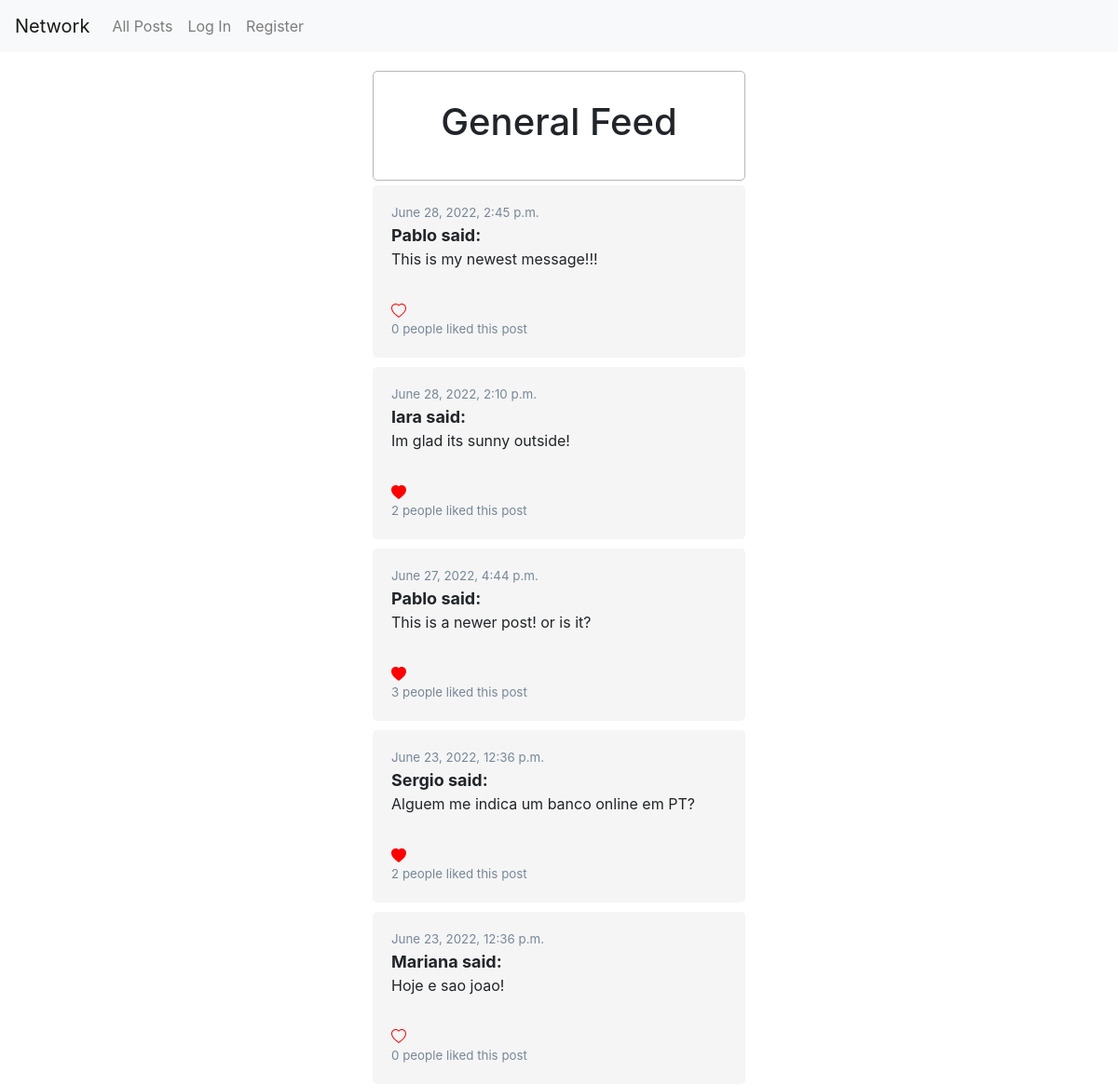
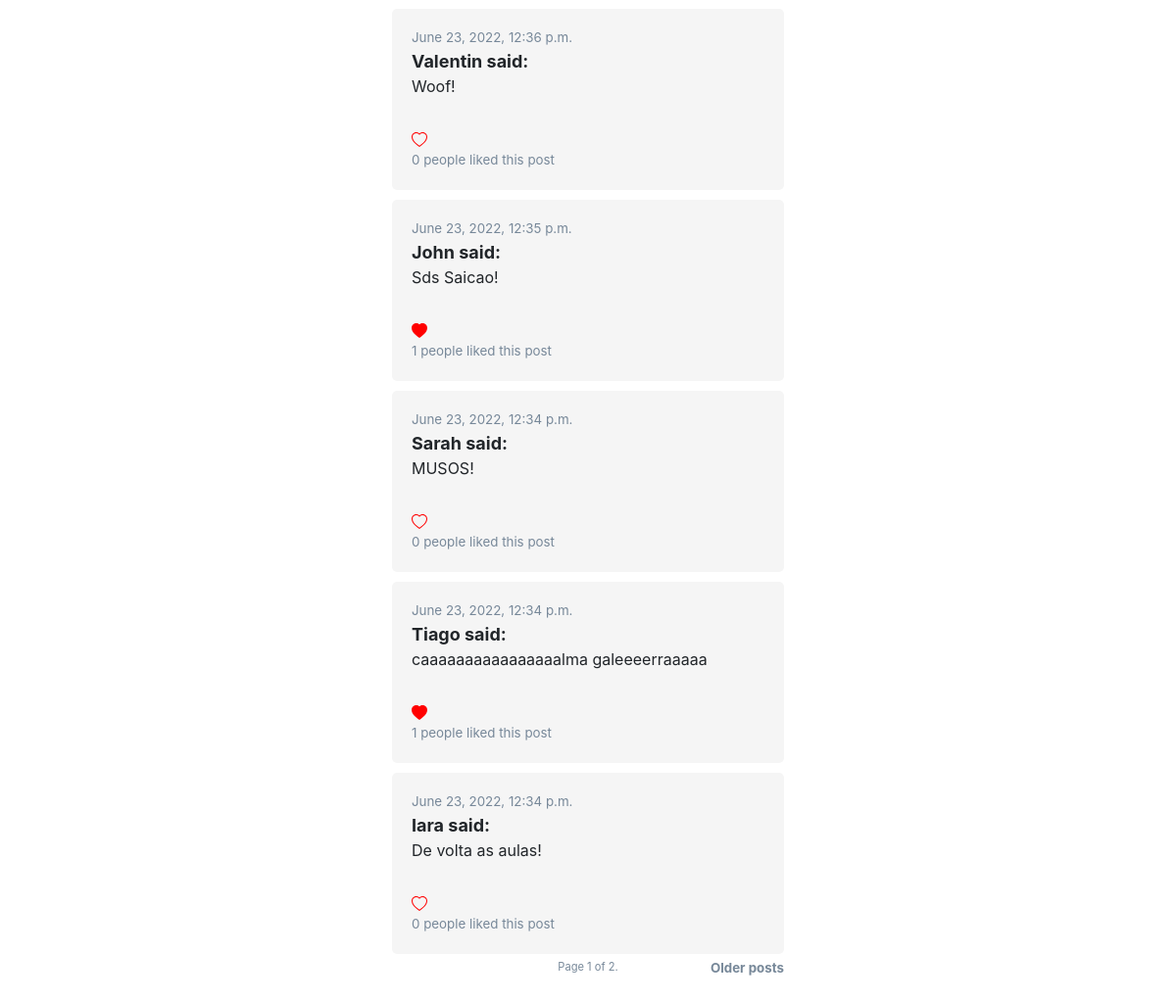
The page / on the database its author committed (2 pictures, top to bottom).
### network/models.py (models this page shows, shortened)
class Post(models.Model):
    user = models.ForeignKey('User', on_delete=models.CASCADE)
    body = models.CharField(max_length=280)
    timestamp = models.DateTimeField(auto_now_add=True)
    likes = models.ManyToManyField(User, related_name='like', default=None, blank=True)
    likes_num = models.IntegerField(default=0)

class User(AbstractUser):
    following = models.ManyToManyField('User', related_name='following_list', default=None, blank=True)
    followers = models.ManyToManyField('User', related_name='followers_list', default=None, blank=True)
    def __str__(self):
        return self.username

### network/views.py (the view)
# urls.py: path("", views.index, name="index"),
def index(request):
    all_posts = Post.objects.all().order_by('-timestamp')
    paginator = Paginator(all_posts, 10)
    page_number = request.GET.get('page')
    page_obj = paginator.get_page(page_number)
    context = {
        'all_posts':all_posts,
        'page_obj':page_obj
    }
    return render(request, "network/index.html", context)

### network/templates/network/index.html (shortened to what this page needs)
{% extends "network/layout.html" %}
{% block body %}
<div class="profile-container">
    <h1>
        General Feed
    </h1>
</div>
{% include 'network/posts.html' %}
{% endblock %}

### network/templates/network/posts.html (shortened to what this page needs)
    {% for post in page_obj %}
    <div class="single-post">
        <div>
            <div style="display:flex">
                <div class="post-time">
                    {{post.timestamp}}
                </div>
            </div>
        </div>
        <div class="post-title"><a href="{% url 'profile' post.user.id %}">
            {{post.user|title}} said:
        </a></div>
        <div class="post-body" id="post-body-{{post.id}}">
            {{post.body}}
        </div>
        <div>
            {% if request.user.is_authenticated %}
                {% if user in post.likes.all %}
                <button type="submit" id="like-btn-{{post.id}}" class="btn btn-link border-0 btn-outline-light like-btn" style="padding:5px;" name="{{post.id}}">
                    <svg xmlns="http://www.w3.org/2000/svg" width="16" height="16" fill="red" class="bi bi-heart-fill" viewBox="0 0 16 16">
                        <path fill-rule="evenodd" d="M8 1.314C12.438-3.248 23.534 4.735 8 15-7.534 4.736 3.562-3.248 8 1.314z"/>
                    </svg>
                </button>
                {% else %}
                <button type="submit" id="like-btn-{{post.id}}" class="btn btn-link border-0 btn-outline-light like-btn" style="padding:5px;" name="{{post.id}}">
                    <svg xmlns="http://www.w3.org/2000/svg" width="16" height="16" fill="red" class="bi bi-heart" viewBox="0 0 16 16">
                        <path d="m8 2.748-.717-.737C5.6.281 2.514.878 1.4 3.053c-.523 1.023-.641 2.5.314 4.385.92 1.815 2.834 3.989 6.286 6.357 3.452-2.368 5.365-4.542 6.286-6.357.955-1.886.838-3.362.314-4.385C13.486.878 10.4.28 8.717 2.01L8 2.748zM8 15C-7.333 4.868 3.279-3.04 7.824 1.143c.06.055.119.112.176.171a3.12 3.12 0 0 1 .176-.17C12.72-3.042 23.333 4.867 8 15z"/>
                    </svg>
                </button>
                {% endif %}
            {% else %}
                {% if post.likes_num == 0 %}
                    <svg xmlns="http://www.w3.org/2000/svg" width="16" height="16" fill="red" class="bi bi-heart" viewBox="0 0 16 16">
                        <path d="m8 2.748-.717-.737C5.6.281 2.514.878 1.4 3.053c-.523 1.023-.641 2.5.314 4.385.92 1.815 2.834 3.989 6.286 6.357 3.452-2.368 5.365-4.542 6.286-6.357.955-1.886.838-3.362.314-4.385C13.486.878 10.4.28 8.717 2.01L8 2.748zM8 15C-7.333 4.868 3.279-3.04 7.824 1.143c.06.055.119.112.176.171a3.12 3.12 0 0 1 .176-.17C12.72-3.042 23.333 4.867 8 15z"/>
                    </svg>
                {% else %}
                    <svg xmlns="http://www.w3.org/2000/svg" width="16" height="16" fill="red" class="bi bi-heart-fill" viewBox="0 0 16 16">
                        <path fill-rule="evenodd" d="M8 1.314C12.438-3.248 23.534 4.735 8 15-7.534 4.736 3.562-3.248 8 1.314z"/>
                    </svg>
                {% endif %}
            {% endif %}
            <div class="post-time">
               <span id="num-likes-{{post.id}}">{{post.likes_num}}</span>
               people liked this post
            </div>
        </div>
    </div>
    {% endfor %}
    <div class="pagination">
            <div class="pagination-current">
                    Page {{ page_obj.number }} of {{ page_obj.paginator.num_pages }}.
            </div>
        {% if page_obj.has_next %}
            <div class="pagination-older">
                <a href="?page={{ page_obj.next_page_number }}">Older posts</a>
            </div>
        {% endif %}
    </div>

### network/static/network/styles.css (style rules this page uses)
a { color: inherit; text-decoration: inherit; }
.profile-container { width: 100%; padding: 30px; display: flex; flex-direction: column; align-items: center; border-radius: 5px; border: 1px solid rgb(182, 182, 182); }
.single-post { width: 100%; background-color: rgb(245, 245, 245); border-radius: 5px; padding: 20px; margin: 5px; }
.post-title { font-size: large; font-weight: bolder; }
.post-body { font-size: medium; margin-bottom: 30px; }
.post-time { font-size: smaller; color: lightslategray; }
.pagination { display: flex; width: 400px; justify-content: center; color: lightslategray; font-size: smaller; }
.pagination-current { justify-self: center; position: absolute; color: lightslategray; font-size: smaller; }
.pagination-older { margin-left: auto; font-weight: bolder; }

### rows shown on the page
Post: timestamp "June 28, 2022, 2:45 p.m.", user "Pablo", body "This is my newest message!!!", likes_num "0"
Post: timestamp "June 28, 2022, 2:10 p.m.", user "Iara", body "Im glad its sunny outside!", likes_num "2"
Post: timestamp "June 27, 2022, 4:44 p.m.", user "Pablo", body "This is a newer post! or is it?", likes_num "3"
Post: timestamp "June 23, 2022, 12:36 p.m.", user "Sergio", body "Alguem me indica um banco online em PT?", likes_num "2"
Post: timestamp "June 23, 2022, 12:36 p.m.", user "Mariana", body "Hoje e sao joao!", likes_num "0"
Post: timestamp "June 23, 2022, 12:36 p.m.", user "Valentin", body "Woof!", likes_num "0"
Post: timestamp "June 23, 2022, 12:35 p.m.", user "John", body "Sds Saicao!", likes_num "1"
Post: timestamp "June 23, 2022, 12:34 p.m.", user "Sarah", body "MUSOS!", likes_num "0"
Post: timestamp "June 23, 2022, 12:34 p.m.", user "Tiago", body "caaaaaaaaaaaaaaaalma galeeeerraaaaa", likes_num "1"
Post: timestamp "June 23, 2022, 12:34 p.m.", user "Iara", body "De volta as aulas!", likes_num "0"

### other values the page prints
{{ page_obj.number }} "1"
{{ page_obj.paginator.num_pages }} "2"
